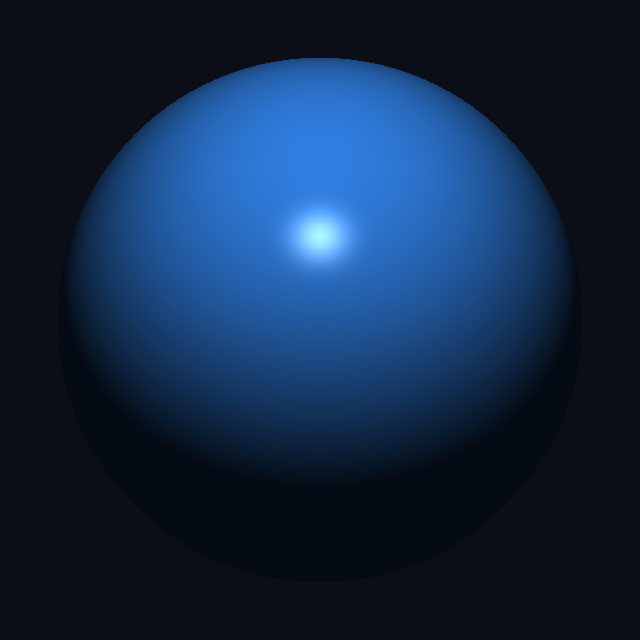
#> input picture renders/phong_front.ppm, 640 x 640 px
$ python image_to_glsl.py ../renders/phong_front.ppm --output out.png
#> lines starting #> are read from the running program, lines starting #| are printed output that depends on the picture; long printed decimals are rounded
"""Bounded texture-free image approximation using explicit GLSL arithmetic."""

from __future__ import annotations

import argparse
import hashlib
import io
import json
import sys
from pathlib import Path

import numpy as np
from PIL import Image, ImageOps


MAX_GRID = 8
MAX_INPUT_PIXELS = 4194304
MAX_INPUT_BYTES = 67108864
VERTEX_SOURCE = """#version 100
attribute vec4 a_position;
attribute vec2 a_uv;
varying vec2 v_uv;
void main() {
    gl_Position = a_position;
    v_uv = a_uv;
}
"""


def checked_integer(value, name, maximum):
    if type(value) is not int or not 1 <= value <= maximum:
        raise ValueError(f"{name} must be an integer from 1 to {maximum}")
    return value


def checked_grid(grid):
    values = np.asarray(grid, dtype=np.float64)
    if values.ndim != 3 or values.shape[2] != 4:
        raise ValueError("color grid must have shape rows x columns x 4")
    checked_integer(values.shape[0], "grid rows", MAX_GRID)
    checked_integer(values.shape[1], "grid columns", MAX_GRID)
    if not np.isfinite(values).all() or np.any(values < 0) or np.any(values > 1):
        raise ValueError("grid colors must be finite RGBA values between zero and one")
    return values


def glsl_float(value):
    text = format(float(value), ".9g")
    if "." not in text and "e" not in text.lower():
        text += ".0"
    return text


def axis_coefficients(source_size, nodes):
    checked_integer(source_size, "source dimension", MAX_INPUT_PIXELS)
    checked_integer(nodes, "grid dimension", MAX_GRID)
    if nodes > source_size:
        raise ValueError("grid dimension cannot exceed the source dimension")
    if nodes == 1:
        return 0.0, 0.0
    spacing = (nodes - 1) / (source_size - 1)
    return source_size * spacing, -0.5 * spacing


def fragment_source(grid, width, height):
    colors = checked_grid(grid)
    rows, columns = colors.shape[:2]
    scale_x, offset_x = axis_coefficients(width, columns)
    scale_y, offset_y = axis_coefficients(height, rows)
    lines = ["#version 100", "precision mediump float;", "varying vec2 v_uv;", "void main() {"]
    for axis, count, scale, offset in (("x", columns, scale_x, offset_x),
                                      ("y", rows, scale_y, offset_y)):
        if count == 1:
            lines.append(f"    float weight_{axis}0 = 1.0;")
        else:
            lines.append(f"    float coordinate_{axis} = clamp(v_uv.{axis} * {glsl_float(scale)}"
                         f" + ({glsl_float(offset)}), 0.0, {glsl_float(count - 1)});")
            for index in range(count):
                lines.append(f"    float weight_{axis}{index} = max(1.0 - abs(coordinate_{axis}"
                             f" - {glsl_float(index)}), 0.0);")
    for row in range(rows):
        terms = []
        for column in range(columns):
            color = ", ".join(glsl_float(value) for value in colors[rows - 1 - row, column])
            terms.append(f"vec4({color}) * weight_x{column}")
        lines.append(f"    vec4 row_{row} = " + "\n        + ".join(terms) + ";")
    lines.append("    vec4 color = " + "\n        + ".join(
        f"row_{row} * weight_y{row}" for row in range(rows)) + ";")
    lines.extend(["    gl_FragColor = clamp(color, 0.0, 1.0);", "}", ""])
    return "\n".join(lines)


def evaluate(grid, width, height, horizontal, vertical):
    colors = checked_grid(grid)
    rows, columns = colors.shape[:2]
    scale_x, offset_x = axis_coefficients(width, columns)
    scale_y, offset_y = axis_coefficients(height, rows)
    horizontal, vertical = np.broadcast_arrays(np.asarray(horizontal, dtype=np.float64),
                                               np.asarray(vertical, dtype=np.float64))
    if not np.isfinite(horizontal).all() or not np.isfinite(vertical).all():
        raise ValueError("UV coordinates must be finite")
    coordinate_x = np.clip(horizontal * scale_x + offset_x, 0, columns - 1)
    coordinate_y = np.clip(vertical * scale_y + offset_y, 0, rows - 1)
    left = np.floor(coordinate_x).astype(np.int64)
    bottom = np.floor(coordinate_y).astype(np.int64)
    right = np.minimum(left + 1, columns - 1)
    top = np.minimum(bottom + 1, rows - 1)
    amount_x = (coordinate_x - left)[..., None]
    amount_y = (coordinate_y - bottom)[..., None]
    lower = colors[rows - 1 - bottom, left] * (1 - amount_x) + colors[rows - 1 - bottom, right] * amount_x
    upper = colors[rows - 1 - top, left] * (1 - amount_x) + colors[rows - 1 - top, right] * amount_x
    return np.clip(lower * (1 - amount_y) + upper * amount_y, 0, 1)


def generate(image_path, output, *, grid_size=8, compile_vector=False):
#> called with grid_size = 8, compile_vector = False
    grid_size = checked_integer(grid_size, "grid size", MAX_GRID)
    image_path, output = Path(image_path).resolve(), Path(output).resolve()
    if output.exists():
        raise ValueError("output already exists; choose a fresh directory")
    if type(compile_vector) is not bool:
        raise ValueError("compile_vector must be a boolean")
    with image_path.open("rb") as source:
        contents = source.read(MAX_INPUT_BYTES + 1)
    if len(contents) > MAX_INPUT_BYTES:
        raise ValueError(f"input file exceeds {MAX_INPUT_BYTES} bytes")
    with Image.open(io.BytesIO(contents)) as opened:
#> opened is the input picture: PIL image 640x640 RGB; mean R, G, B 17.9, 39.3, 68
        if opened.width * opened.height > MAX_INPUT_PIXELS:
            raise ValueError(f"input image exceeds {MAX_INPUT_PIXELS} pixels")
        if getattr(opened, "n_frames", 1) != 1:
            raise ValueError("animated or multi-frame input is not supported")
        image = ImageOps.exif_transpose(opened).convert("RGBA")
    width, height = image.size
#> width = 640; height = 640
    columns, rows = min(width, grid_size), min(height, grid_size)
#> columns = 8; rows = 8
    grid = np.asarray(image.resize((columns, rows), Image.Resampling.BOX), dtype=np.float64) / 255
    horizontal = (np.arange(width, dtype=np.float64) + 0.5) / width
#> horizontal = 640 values from 0.000781 to 0.999
    vertical = 1 - (np.arange(height, dtype=np.float64) + 0.5) / height
    original = np.asarray(image, dtype=np.uint8)
    preview = np.empty_like(original)
    squared_error, maximum_error = 0.0, 0.0
    for first_row in range(0, height, 256):
        row_slice = slice(first_row, first_row + 256)
        for first_column in range(0, width, 256):
            column_slice = slice(first_column, first_column + 256)
            reconstructed = evaluate(grid, width, height, horizontal[None, column_slice], vertical[row_slice, None])
            error = reconstructed - original[row_slice, column_slice].astype(np.float64) / 255
            squared_error += float(np.sum(error * error))
            maximum_error = max(maximum_error, float(np.max(np.abs(error))))
            preview[row_slice, column_slice] = np.rint(reconstructed * 255).astype(np.uint8)
#> this loop made 3 passes
#> pass 1, in evaluate, `horizontal, vertical = np.broadcast_arrays(np.asarray(horizontal, dtyp..`:
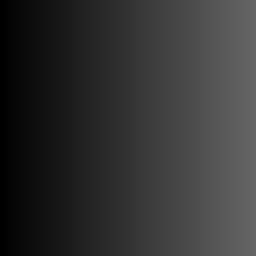
#> horizontal: shape (256, 256) float64; min 0.000781, max 0.399, mean 0.2
#> pass 1, in evaluate, `horizontal, vertical = np.broadcast_arrays(np.asarray(horizontal, dtyp..`:
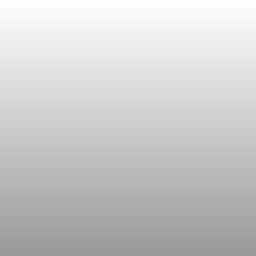
#> vertical: shape (256, 256) float64; min 0.601, max 0.999, mean 0.8
#> pass 1, in evaluate, `coordinate_x = np.clip(horizontal * scale_x + offset_x, 0, columns - 1)`:
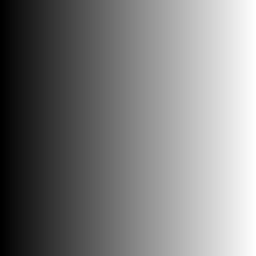
#> coordinate_x: shape (256, 256) float64; min 0, max 2.79, mean 1.4; drawn with min black and max white
#> pass 1, in evaluate, `coordinate_y = np.clip(vertical * scale_y + offset_y, 0, rows - 1)`:
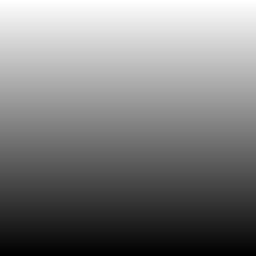
#> coordinate_y: shape (256, 256) float64; min 4.21, max 7, mean 5.6; drawn with min black and max white
#> after the loop:
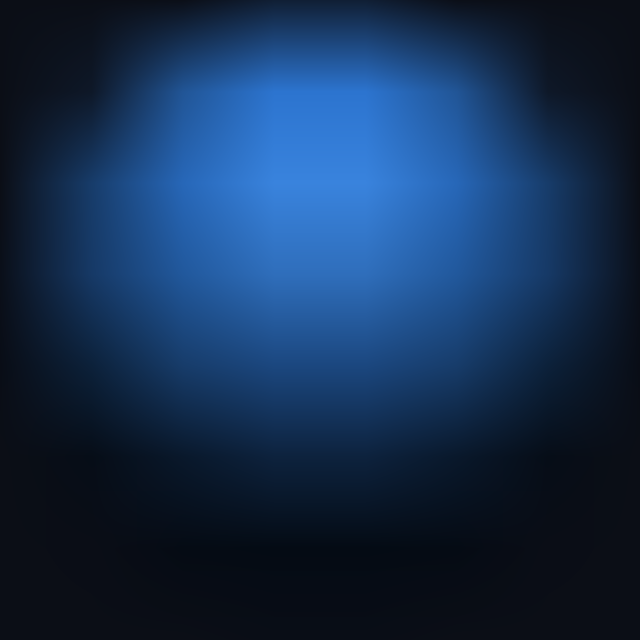
#> preview: shape (640, 640, 4); mean R, G, B, A 20.1, 46.6, 81.2, 255
#> after the loop, squared_error = 6683
    output.mkdir(parents=True)
    (output / "vert.glsl").write_text(VERTEX_SOURCE, encoding="utf-8")
    (output / "frag.glsl").write_text(fragment_source(grid, width, height), encoding="utf-8")
#> after the loop in fragment_source, `for row in range(rows):`: lines = 30 items
    image.save(output / "input.png")
    Image.fromarray(preview).save(output / "preview.png")
    report = {
        "version": 1, "method": "bounded separable piecewise-bilinear color grid",
        "input": str(image_path), "input_sha256": hashlib.sha256(contents).hexdigest(),
        "width": width, "height": height, "grid_columns": columns, "grid_rows": rows,
        "grid_rgba_top_left": grid.tolist(), "grid_downsampling": "Pillow BOX",
        "requires_texture": False, "runtime_image_dependency": False,
        "uv_origin": "bottom-left; source and preview row zero at top",
        "uv_sampling": "pixel centers; clamp to edge",
        "color_space": "encoded input RGBA values; no lighting or linear-color reconstruction",
        "max_absolute_channel_error": maximum_error,
        "root_mean_square_channel_error": float(np.sqrt(squared_error / (width * height * 4))),
        "preview_backend": "independent float64 Python bilinear evaluation, not GPU rendering",
        "machine_code_emitted": False, "hardware_reference_executed": False,
        "fpga_execution": False, "board_upload_ready": False,
        "source_sha256": {name: hashlib.sha256((output / name).read_bytes()).hexdigest()
                          for name in ("vert.glsl", "frag.glsl")},
    }
    report_path = output / "image-shader.json"
    report_path.write_text(json.dumps(report, indent=2) + "\n", encoding="utf-8")
    if compile_vector:
        from tools.run_vector_shader import compile_vector_glsl
        compiled = compile_vector_glsl(output, output / "vector")
        report["machine_code_emitted"] = True
        report["compiler_target"] = compiled["manifest"]["compiler_target"]
        report["compiler_manifest"] = compiled["manifest"]
        report_path.write_text(json.dumps(report, indent=2) + "\n", encoding="utf-8")
    return report


def main(argv=None):
    parser = argparse.ArgumentParser(description=__doc__)
    parser.add_argument("image", type=Path)
    parser.add_argument("--output", type=Path, required=True)
    parser.add_argument("--grid", type=int, default=8, help="maximum rows/columns, 1..8")
    parser.add_argument("--compile-vector", action="store_true", help="also compile hardware-format vector words")
    arguments = parser.parse_args(argv)
    try:
        report = generate(arguments.image, arguments.output, grid_size=arguments.grid,
                          compile_vector=arguments.compile_vector)
#> report = 23 items
    except (ValueError, OSError, Image.DecompressionBombError) as error:
        print(f"image_to_glsl: {error}", file=sys.stderr)
        return 1
    print(json.dumps({name: report[name] for name in (
        "grid_columns", "grid_rows", "root_mean_square_channel_error", "machine_code_emitted", "fpga_execution")}))
#| {"grid_columns": 8, "grid_rows": 8, "root_mean_square_channel_error": 0.06387, "machine_code_emitted": false, "fpga_execution": false}
    return 0


if __name__ == "__main__":
    raise SystemExit(main())
#> (the program exits here)

$ run again, on renders/phong_right.ppm
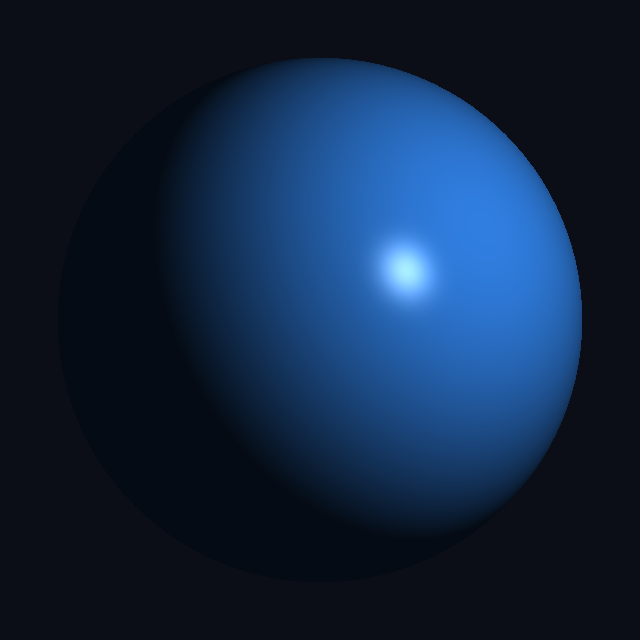
#> input picture renders/phong_right.ppm, 640 x 640 px
#> in generate, opened is the input picture: PIL image 640x640 RGB; mean R, G, B 17, 36.9, 63.6
#> after the loop in generate, `for first_row in range(0, height, 256):`:
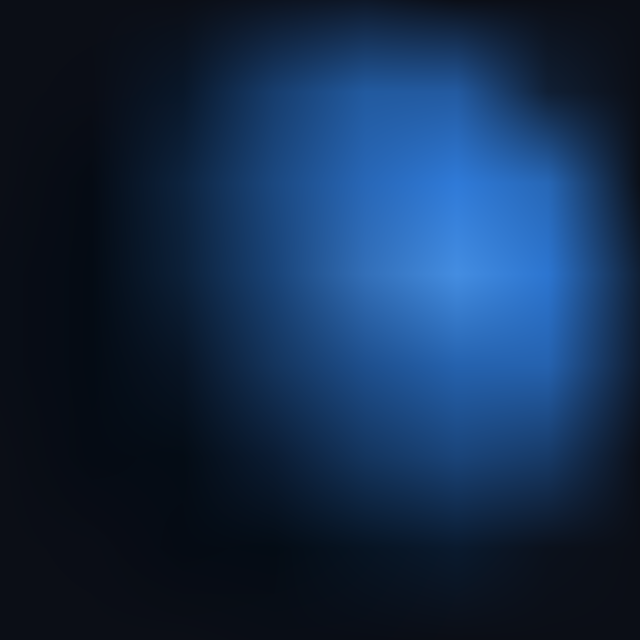
#> preview: shape (640, 640, 4); mean R, G, B, A 18.7, 43.3, 75.3, 255
#> after the loop in generate, `for first_row in range(0, height, 256):`: squared_error = 6802.7
#> after the loop in fragment_source, `for row in range(rows):`: lines = 30 items
#> report = 23 items
#| {"grid_columns": 8, "grid_rows": 8, "root_mean_square_channel_error": 0.06444, "machine_code_emitted": false, "fpga_execution": false}

$ run again, on renders/phong_comparison.png
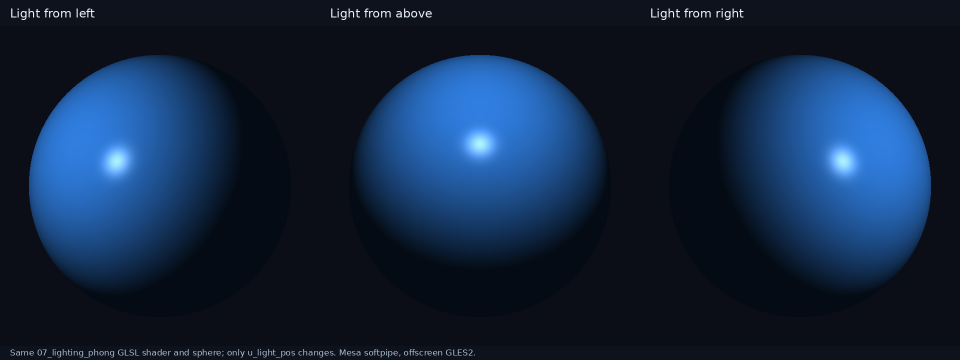
#> input picture renders/phong_comparison.png, 1920 x 720 px (shown at 1/2 size)
#> in generate, opened is the input picture: PIL image 1920x720 RGB; mean R, G, B 17.7, 36.3, 61.9
#> after the loop in generate, `for first_row in range(0, height, 256):`:
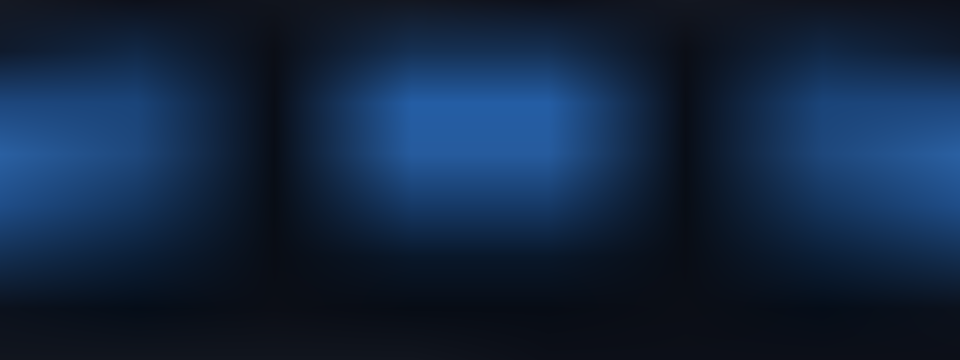
#> preview: shape (720, 1920, 4) (shown at 1/2 size); mean R, G, B, A 17.4, 37.1, 64, 255
#> after the loop in generate, `for first_row in range(0, height, 256):`: squared_error = 57706.1
#> after the loop in fragment_source, `for row in range(rows):`: lines = 30 items
#> report = 23 items
#| {"grid_columns": 8, "grid_rows": 8, "root_mean_square_channel_error": 0.1022, "machine_code_emitted": false, "fpga_execution": false}

$ run again, on renders/phong_left.png
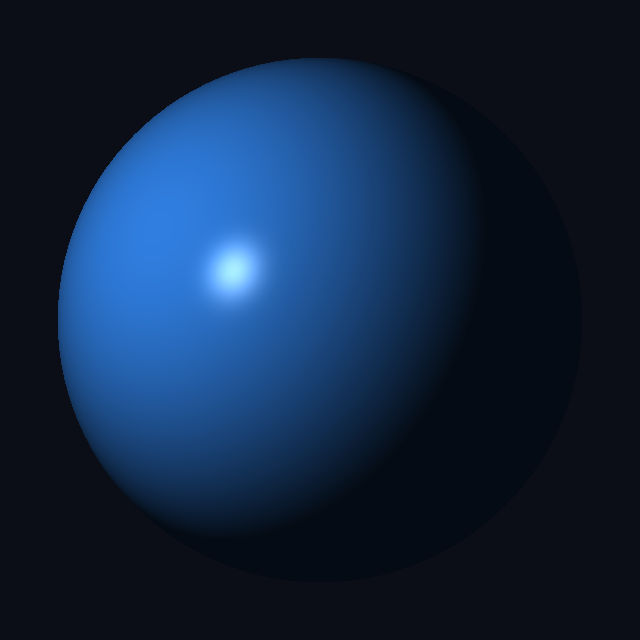
#> input picture renders/phong_left.png, 640 x 640 px
#> in generate, opened is the input picture: PIL image 640x640 RGB; mean R, G, B 17, 36.9, 63.6
#> after the loop in generate, `for first_row in range(0, height, 256):`:
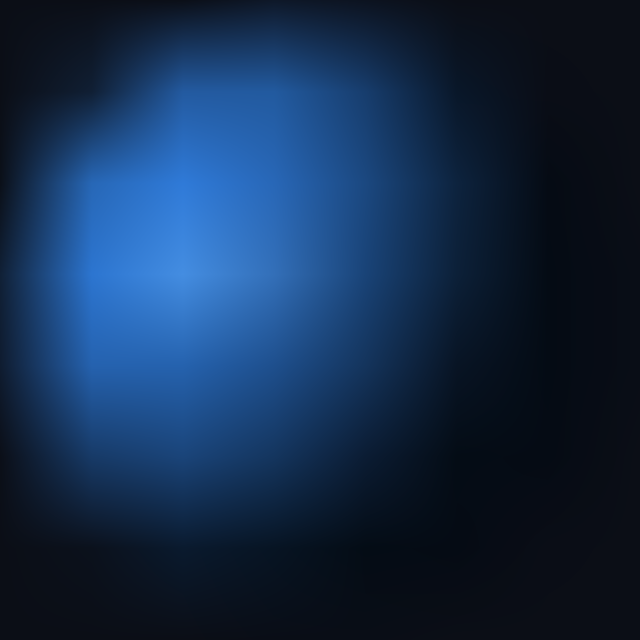
#> preview: shape (640, 640, 4); mean R, G, B, A 18.7, 43.3, 75.3, 255
#> after the loop in generate, `for first_row in range(0, height, 256):`: squared_error = 6802.7
#> after the loop in fragment_source, `for row in range(rows):`: lines = 30 items
#> report = 23 items
#| {"grid_columns": 8, "grid_rows": 8, "root_mean_square_channel_error": 0.06444, "machine_code_emitted": false, "fpga_execution": false}
